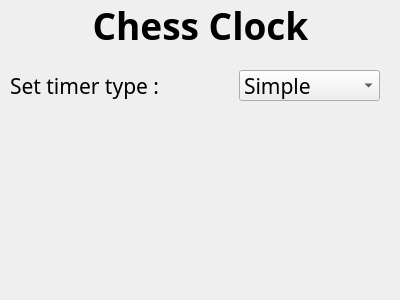
<?xml version="1.0" encoding="UTF-8"?>
<ui version="4.0">
 <class>Dialog</class>
 <widget class="QDialog" name="Dialog">
  <property name="geometry">
   <rect>
    <x>0</x>
    <y>0</y>
    <width>400</width>
    <height>300</height>
   </rect>
  </property>
  <property name="windowTitle">
   <string>Dialog</string>
  </property>
  <widget class="QLabel" name="label">
   <property name="geometry">
    <rect>
     <x>10</x>
     <y>10</y>
     <width>381</width>
     <height>31</height>
    </rect>
   </property>
   <property name="font">
    <font>
     <family>Old English Text MT</family>
     <pointsize>28</pointsize>
     <weight>75</weight>
     <bold>true</bold>
    </font>
   </property>
   <property name="text">
    <string>Chess Clock</string>
   </property>
   <property name="alignment">
    <set>Qt::AlignCenter</set>
   </property>
  </widget>
  <widget class="QLabel" name="label_2">
   <property name="geometry">
    <rect>
     <x>10</x>
     <y>70</y>
     <width>191</width>
     <height>31</height>
    </rect>
   </property>
   <property name="font">
    <font>
     <family>Old English Text MT</family>
     <pointsize>16</pointsize>
     <weight>50</weight>
     <bold>false</bold>
    </font>
   </property>
   <property name="text">
    <string>Set timer type :</string>
   </property>
   <property name="alignment">
    <set>Qt::AlignLeading|Qt::AlignLeft|Qt::AlignVCenter</set>
   </property>
  </widget>
  <widget class="QComboBox" name="comboBox">
   <property name="geometry">
    <rect>
     <x>239</x>
     <y>70</y>
     <width>141</width>
     <height>31</height>
    </rect>
   </property>
   <property name="font">
    <font>
     <family>Old English Text MT</family>
     <pointsize>16</pointsize>
     <weight>50</weight>
     <bold>false</bold>
    </font>
   </property>
   <item>
    <property name="text">
     <string>Simple</string>
    </property>
   </item>
   <item>
    <property name="text">
     <string>Increment</string>
    </property>
   </item>
   <item>
    <property name="text">
     <string>Handicap</string>
    </property>
   </item>
   <item>
    <property name="text">
     <string>Delay</string>
    </property>
   </item>
   <item>
    <property name="text">
     <string>Hourglass</string>
    </property>
   </item>
   <item>
    <property name="text">
     <string>Stage</string>
    </property>
   </item>
  </widget>
 </widget>
 <resources/>
 <connections/>
</ui>
